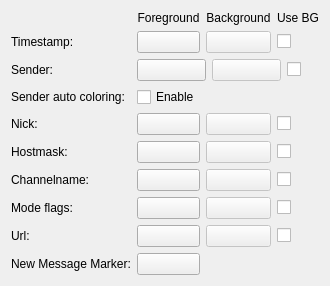
         <widget class="QWidget" name="Seite_2" >
          <attribute name="title" >
           <string>Message</string>
          </attribute>
          <layout class="QGridLayout" name="gridLayout_2" >
           <item row="0" column="2" >
            <widget class="QLabel" name="label_37" >
             <property name="text" >
              <string>Foreground</string>
             </property>
             <property name="alignment" >
              <set>Qt::AlignCenter</set>
             </property>
            </widget>
           </item>
           <item row="0" column="3" >
            <widget class="QLabel" name="label_38" >
             <property name="text" >
              <string>Background</string>
             </property>
             <property name="alignment" >
              <set>Qt::AlignCenter</set>
             </property>
            </widget>
           </item>
           <item row="0" column="4" >
            <widget class="QLabel" name="label_9" >
             <property name="text" >
              <string>Use BG</string>
             </property>
             <property name="alignment" >
              <set>Qt::AlignCenter</set>
             </property>
            </widget>
           </item>
           <item row="1" column="0" >
            <widget class="QLabel" name="label_29" >
             <property name="text" >
              <string>Timestamp:</string>
             </property>
            </widget>
           </item>
           <item row="1" column="2" >
            <widget class="ColorButton" name="timestampFG" >
             <property name="text" >
              <string/>
             </property>
            </widget>
           </item>
           <item row="1" column="3" >
            <widget class="ColorButton" name="timestampBG" >
             <property name="enabled" >
              <bool>false</bool>
             </property>
             <property name="text" >
              <string/>
             </property>
            </widget>
           </item>
           <item row="1" column="4" >
            <widget class="QCheckBox" name="timestampUseBG" >
             <property name="sizePolicy" >
              <sizepolicy vsizetype="Fixed" hsizetype="Maximum" >
               <horstretch>0</horstretch>
               <verstretch>0</verstretch>
              </sizepolicy>
             </property>
             <property name="layoutDirection" >
              <enum>Qt::LeftToRight</enum>
             </property>
             <property name="text" >
              <string/>
             </property>
            </widget>
           </item>
           <item row="5" column="0" >
            <widget class="QLabel" name="label_30" >
             <property name="text" >
              <string>Nick:</string>
             </property>
            </widget>
           </item>
           <item row="5" column="2" >
            <widget class="ColorButton" name="nickFG" >
             <property name="text" >
              <string/>
             </property>
            </widget>
           </item>
           <item row="5" column="3" >
            <widget class="ColorButton" name="nickBG" >
             <property name="enabled" >
              <bool>false</bool>
             </property>
             <property name="text" >
              <string/>
             </property>
            </widget>
           </item>
           <item row="5" column="4" >
            <widget class="QCheckBox" name="nickUseBG" >
             <property name="sizePolicy" >
              <sizepolicy vsizetype="Fixed" hsizetype="Maximum" >
               <horstretch>0</horstretch>
               <verstretch>0</verstretch>
              </sizepolicy>
             </property>
             <property name="layoutDirection" >
              <enum>Qt::LeftToRight</enum>
             </property>
             <property name="text" >
              <string/>
             </property>
            </widget>
           </item>
           <item row="6" column="0" >
            <widget class="QLabel" name="label_31" >
             <property name="text" >
              <string>Hostmask:</string>
             </property>
            </widget>
           </item>
           <item row="6" column="2" >
            <widget class="ColorButton" name="hostmaskFG" >
             <property name="text" >
              <string/>
             </property>
            </widget>
           </item>
           <item row="6" column="3" >
            <widget class="ColorButton" name="hostmaskBG" >
             <property name="enabled" >
              <bool>false</bool>
             </property>
             <property name="text" >
              <string/>
             </property>
            </widget>
           </item>
           <item row="6" column="4" >
            <widget class="QCheckBox" name="hostmaskUseBG" >
             <property name="sizePolicy" >
              <sizepolicy vsizetype="Fixed" hsizetype="Maximum" >
               <horstretch>0</horstretch>
               <verstretch>0</verstretch>
              </sizepolicy>
             </property>
             <property name="layoutDirection" >
              <enum>Qt::LeftToRight</enum>
             </property>
             <property name="text" >
              <string/>
             </property>
            </widget>
           </item>
           <item row="7" column="0" >
            <widget class="QLabel" name="label_32" >
             <property name="text" >
              <string>Channelname:</string>
             </property>
            </widget>
           </item>
           <item row="7" column="2" >
            <widget class="ColorButton" name="channelnameFG" >
             <property name="text" >
              <string/>
             </property>
            </widget>
           </item>
           <item row="7" column="3" >
            <widget class="ColorButton" name="channelnameBG" >
             <property name="enabled" >
              <bool>false</bool>
             </property>
             <property name="text" >
              <string/>
             </property>
            </widget>
           </item>
           <item row="7" column="4" >
            <widget class="QCheckBox" name="channelnameUseBG" >
             <property name="sizePolicy" >
              <sizepolicy vsizetype="Fixed" hsizetype="Maximum" >
               <horstretch>0</horstretch>
               <verstretch>0</verstretch>
              </sizepolicy>
             </property>
             <property name="layoutDirection" >
              <enum>Qt::LeftToRight</enum>
             </property>
             <property name="text" >
              <string/>
             </property>
            </widget>
           </item>
           <item row="8" column="0" >
            <widget class="QLabel" name="label_33" >
             <property name="text" >
              <string>Mode flags:</string>
             </property>
            </widget>
           </item>
           <item row="8" column="2" >
            <widget class="ColorButton" name="modeFlagsFG" >
             <property name="text" >
              <string/>
             </property>
            </widget>
           </item>
           <item row="8" column="3" >
            <widget class="ColorButton" name="modeFlagsBG" >
             <property name="enabled" >
              <bool>false</bool>
             </property>
             <property name="text" >
              <string/>
             </property>
            </widget>
           </item>
           <item row="8" column="4" >
            <widget class="QCheckBox" name="modeFlagsUseBG" >
             <property name="sizePolicy" >
              <sizepolicy vsizetype="Fixed" hsizetype="Maximum" >
               <horstretch>0</horstretch>
               <verstretch>0</verstretch>
              </sizepolicy>
             </property>
             <property name="layoutDirection" >
              <enum>Qt::LeftToRight</enum>
             </property>
             <property name="text" >
              <string/>
             </property>
            </widget>
           </item>
           <item row="9" column="0" >
            <widget class="QLabel" name="label_34" >
             <property name="text" >
              <string>Url:</string>
             </property>
            </widget>
           </item>
           <item row="9" column="2" >
            <widget class="ColorButton" name="urlFG" >
             <property name="text" >
              <string/>
             </property>
            </widget>
           </item>
           <item row="9" column="3" >
            <widget class="ColorButton" name="urlBG" >
             <property name="enabled" >
              <bool>false</bool>
             </property>
             <property name="text" >
              <string/>
             </property>
            </widget>
           </item>
           <item row="9" column="4" >
            <widget class="QCheckBox" name="urlUseBG" >
             <property name="sizePolicy" >
              <sizepolicy vsizetype="Fixed" hsizetype="Maximum" >
               <horstretch>0</horstretch>
               <verstretch>0</verstretch>
              </sizepolicy>
             </property>
             <property name="layoutDirection" >
              <enum>Qt::LeftToRight</enum>
             </property>
             <property name="text" >
              <string/>
             </property>
            </widget>
           </item>
           <item row="10" column="0" >
            <widget class="QLabel" name="label_11" >
             <property name="text" >
              <string>New Message Marker:</string>
             </property>
            </widget>
           </item>
           <item row="10" column="2" >
            <widget class="ColorButton" name="newMsgMarkerFG" >
             <property name="text" >
              <string/>
             </property>
            </widget>
           </item>
           <item row="3" column="0" >
            <widget class="QLabel" name="label_28" >
             <property name="text" >
              <string>Sender:</string>
             </property>
            </widget>
           </item>
           <item row="4" column="0" >
            <widget class="QLabel" name="label_12" >
             <property name="text" >
              <string>Sender auto coloring:</string>
             </property>
            </widget>
           </item>
           <item row="4" column="2" >
            <widget class="QCheckBox" name="senderAutoColor" >
             <property name="text" >
              <string>Enable</string>
             </property>
            </widget>
           </item>
           <item row="3" column="2" colspan="3" >
            <widget class="QFrame" name="senderFrame" >
             <property name="frameShape" >
              <enum>QFrame::NoFrame</enum>
             </property>
             <property name="frameShadow" >
              <enum>QFrame::Plain</enum>
             </property>
             <layout class="QGridLayout" name="_2" >
              <property name="leftMargin" >
               <number>0</number>
              </property>
              <property name="topMargin" >
               <number>0</number>
              </property>
              <property name="rightMargin" >
               <number>18</number>
              </property>
              <property name="bottomMargin" >
               <number>0</number>
              </property>
              <item row="0" column="0" >
               <widget class="ColorButton" name="senderFG" >
                <property name="text" >
                 <string/>
                </property>
                <property name="flat" >
                 <bool>false</bool>
                </property>
               </widget>
              </item>
              <item row="0" column="1" >
               <widget class="ColorButton" name="senderBG" >
                <property name="enabled" >
                 <bool>false</bool>
                </property>
                <property name="text" >
                 <string/>
                </property>
               </widget>
              </item>
              <item row="0" column="2" >
               <widget class="QCheckBox" name="senderUseBG" >
                <property name="sizePolicy" >
                 <sizepolicy vsizetype="Fixed" hsizetype="Maximum" >
                  <horstretch>0</horstretch>
                  <verstretch>0</verstretch>
                 </sizepolicy>
                </property>
                <property name="layoutDirection" >
                 <enum>Qt::LeftToRight</enum>
                </property>
                <property name="text" >
                 <string/>
                </property>
               </widget>
              </item>
             </layout>
            </widget>
           </item>
          </layout>
          <zorder>label_37</zorder>
          <zorder>label_38</zorder>
          <zorder>label_9</zorder>
          <zorder>label_29</zorder>
          <zorder>timestampFG</zorder>
          <zorder>timestampBG</zorder>
          <zorder>timestampUseBG</zorder>
          <zorder>label_30</zorder>
          <zorder>nickFG</zorder>
          <zorder>nickBG</zorder>
          <zorder>nickUseBG</zorder>
          <zorder>label_31</zorder>
          <zorder>hostmaskFG</zorder>
          <zorder>hostmaskBG</zorder>
          <zorder>hostmaskUseBG</zorder>
          <zorder>label_32</zorder>
          <zorder>channelnameFG</zorder>
          <zorder>channelnameBG</zorder>
          <zorder>channelnameUseBG</zorder>
          <zorder>label_33</zorder>
          <zorder>modeFlagsFG</zorder>
          <zorder>modeFlagsBG</zorder>
          <zorder>modeFlagsUseBG</zorder>
          <zorder>label_34</zorder>
          <zorder>urlFG</zorder>
          <zorder>urlBG</zorder>
          <zorder>urlUseBG</zorder>
          <zorder>label_11</zorder>
          <zorder>newMsgMarkerFG</zorder>
          <zorder>label_28</zorder>
          <zorder>label_12</zorder>
          <zorder>senderAutoColor</zorder>
          <zorder>label_13</zorder>
          <zorder>senderFrame</zorder>
         </widget>
